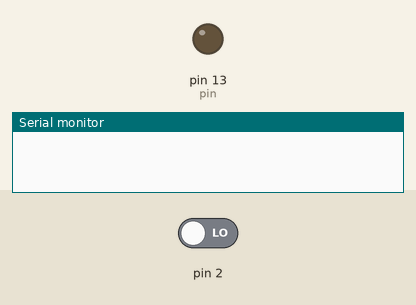
The sketch below on a simulated Arduino Uno, built with avr-gcc and run on an emulated ATmega328P. Shown: output pins drawn as LEDs (lit = HIGH), the last lines printed to the serial monitor. Inputs (shaded band) come from the test bench; at power-on: pin 2 LOW.

Above: at 1.2 s.
1.3 s: pin 2 driven HIGH
At 2.3 s:
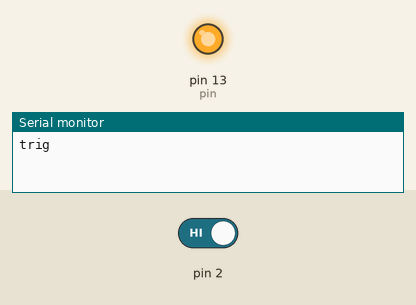
Timing chart, 0 to 4.3 s (numbered marks = the images above; inputs shaded):
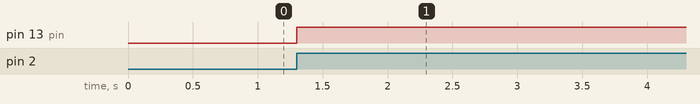

The sketch:

crash.ino
```cpp
int pin = 13;
volatile int state = LOW;

void setup()
{
  pinMode(pin, OUTPUT);
  attachInterrupt(0, crash, HIGH);
    Serial.begin(9600);

}

void loop()
{
  if (state==HIGH){
  digitalWrite(pin, state);
  }
}

void crash()
{
  state = HIGH;
  Serial.println("trig");
}
```

Measured:
- after the input at 1.3 s, pin 13 (pin): LOW → HIGH at once
